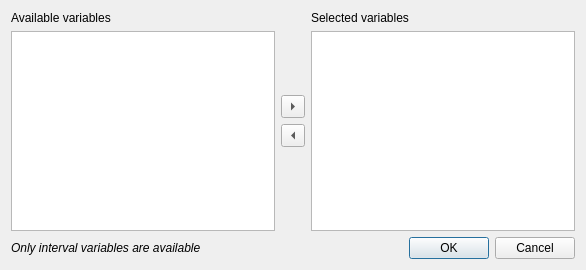
<?xml version="1.0" encoding="UTF-8"?>
<ui version="4.0">
 <class>Dialog</class>
 <widget class="QDialog" name="Dialog">
  <property name="geometry">
   <rect>
    <x>0</x>
    <y>0</y>
    <width>586</width>
    <height>270</height>
   </rect>
  </property>
  <property name="windowTitle">
   <string>Filter outlier</string>
  </property>
  <layout class="QGridLayout" name="gridLayout">
   <item row="0" column="0">
    <layout class="QVBoxLayout" name="verticalLayout_3">
     <item>
      <widget class="QLabel" name="label">
       <property name="text">
        <string>Available variables</string>
       </property>
       <property name="buddy">
        <cstring>source_listWidget</cstring>
       </property>
      </widget>
     </item>
     <item>
      <widget class="QListWidget" name="source_listWidget">
       <property name="selectionMode">
        <enum>QAbstractItemView::ExtendedSelection</enum>
       </property>
      </widget>
     </item>
    </layout>
   </item>
   <item row="0" column="1">
    <layout class="QVBoxLayout" name="verticalLayout_2">
     <item>
      <spacer name="verticalSpacer">
       <property name="orientation">
        <enum>Qt::Vertical</enum>
       </property>
       <property name="sizeHint" stdset="0">
        <size>
         <width>20</width>
         <height>40</height>
        </size>
       </property>
      </spacer>
     </item>
     <item>
      <widget class="QToolButton" name="addVar">
       <property name="arrowType">
        <enum>Qt::RightArrow</enum>
       </property>
      </widget>
     </item>
     <item>
      <widget class="QToolButton" name="removeVar">
       <property name="arrowType">
        <enum>Qt::LeftArrow</enum>
       </property>
      </widget>
     </item>
     <item>
      <spacer name="verticalSpacer_2">
       <property name="orientation">
        <enum>Qt::Vertical</enum>
       </property>
       <property name="sizeHint" stdset="0">
        <size>
         <width>20</width>
         <height>40</height>
        </size>
       </property>
      </spacer>
     </item>
    </layout>
   </item>
   <item row="0" column="2">
    <layout class="QVBoxLayout" name="verticalLayout">
     <item>
      <widget class="QLabel" name="label_2">
       <property name="text">
        <string>Selected variables</string>
       </property>
       <property name="buddy">
        <cstring>selected_listWidget</cstring>
       </property>
      </widget>
     </item>
     <item>
      <widget class="QListWidget" name="selected_listWidget">
       <property name="enabled">
        <bool>true</bool>
       </property>
       <property name="selectionMode">
        <enum>QAbstractItemView::ExtendedSelection</enum>
       </property>
      </widget>
     </item>
    </layout>
   </item>
   <item row="1" column="0">
    <widget class="QLabel" name="label_3">
     <property name="font">
      <font>
       <italic>true</italic>
      </font>
     </property>
     <property name="text">
      <string>Only interval variables are available</string>
     </property>
     <property name="wordWrap">
      <bool>true</bool>
     </property>
    </widget>
   </item>
   <item row="1" column="2">
    <widget class="QDialogButtonBox" name="buttonBox">
     <property name="orientation">
      <enum>Qt::Horizontal</enum>
     </property>
     <property name="standardButtons">
      <set>QDialogButtonBox::Cancel|QDialogButtonBox::Ok</set>
     </property>
    </widget>
   </item>
  </layout>
 </widget>
 <tabstops>
  <tabstop>source_listWidget</tabstop>
  <tabstop>addVar</tabstop>
  <tabstop>removeVar</tabstop>
  <tabstop>selected_listWidget</tabstop>
 </tabstops>
 <resources/>
 <connections>
  <connection>
   <sender>buttonBox</sender>
   <signal>accepted()</signal>
   <receiver>Dialog</receiver>
   <slot>accept()</slot>
   <hints>
    <hint type="sourcelabel">
     <x>563</x>
     <y>260</y>
    </hint>
    <hint type="destinationlabel">
     <x>157</x>
     <y>274</y>
    </hint>
   </hints>
  </connection>
  <connection>
   <sender>buttonBox</sender>
   <signal>rejected()</signal>
   <receiver>Dialog</receiver>
   <slot>reject()</slot>
   <hints>
    <hint type="sourcelabel">
     <x>316</x>
     <y>260</y>
    </hint>
    <hint type="destinationlabel">
     <x>286</x>
     <y>274</y>
    </hint>
   </hints>
  </connection>
 </connections>
</ui>
